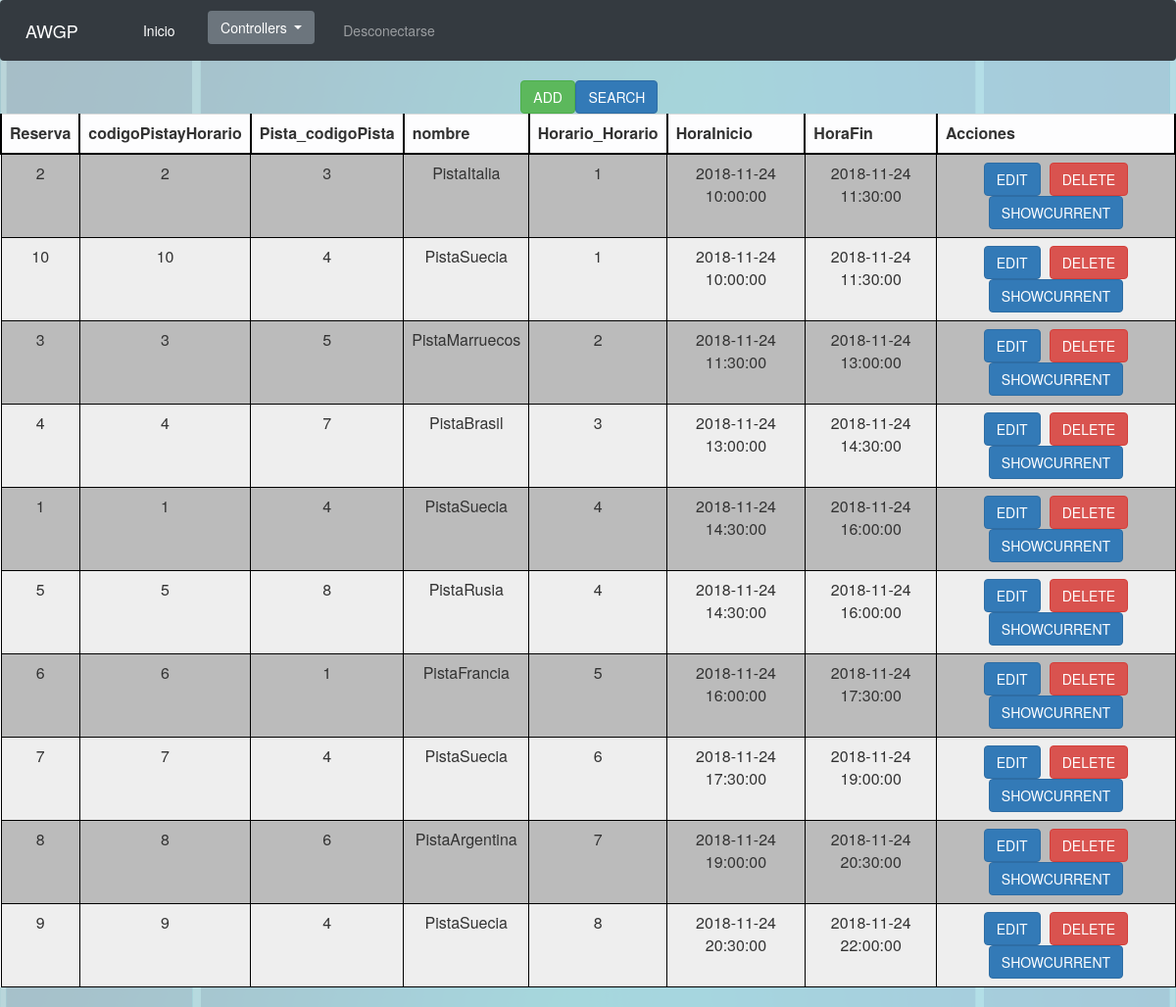
Page /Controllers/Controller_Reserva.php (signed in) on the committed database.
### tables this page shows
CREATE TABLE IF NOT EXISTS `Reserva` (
  `Reserva` INT NOT NULL AUTO_INCREMENT,
  `codigoPistayHorario` INT UNIQUE NOT NULL,
  `DNI_Deportista` VARCHAR(9) NOT NULL,
  PRIMARY KEY (`Reserva`),
  INDEX `fk_Reserva_Horario1_idx` (`codigoPistayHorario` ASC),
  INDEX `fk_Reserva_Deportista1_idx` (`DNI_Deportista` ASC),
  CONSTRAINT `fk_Reserva_codigoPistayHorario`
    FOREIGN KEY (`codigoPistayHorario`)
    REFERENCES `Pista_tiene_horario` (`codigoPistayHorario`)
    ON DELETE CASCADE
    ON UPDATE CASCADE,
  CONSTRAINT `fk_Reserva_Deportista1`
    FOREIGN KEY (`DNI_Deportista`)
    REFERENCES `Deportista` (`DNI`)
    ON DELETE CASCADE
    ON UPDATE CASCADE);

CREATE TABLE IF NOT EXISTS `Pista_tiene_horario` (
  `codigoPistayHorario` INT NOT NULL AUTO_INCREMENT,
  `Horario_Horario` INT NOT NULL,
  `Pista_codigoPista` INT NOT NULL,
  INDEX `fk_Pista_tiene_horario_Horario1_idx` (`Horario_Horario` ASC),
  INDEX `fk_Pista_tiene_horario_Pista1_idx` (`Pista_codigoPista` ASC),
  PRIMARY KEY (`codigoPistayHorario`),
  CONSTRAINT `fk_Pista_tiene_horario_Horario1`
    FOREIGN KEY (`Horario_Horario`)
    REFERENCES `Horario` (`Horario`)
    ON DELETE CASCADE
    ON UPDATE CASCADE,
  CONSTRAINT `fk_Pista_tiene_horario_Pista1`
    FOREIGN KEY (`Pista_codigoPista`)
    REFERENCES `Pista` (`codigoPista`)
    ON DELETE CASCADE
    ON UPDATE CASCADE,
  CONSTRAINT `pistayHorarioUnicos` 
    UNIQUE(`Horario_Horario`, `Pista_codigoPista`));

CREATE TABLE IF NOT EXISTS `Pista` (
  `codigoPista` INT NOT NULL AUTO_INCREMENT,
  `nombre` VARCHAR(45) NULL,
  PRIMARY KEY (`codigoPista`));

CREATE TABLE IF NOT EXISTS `Horario` (
  `Horario` INT NOT NULL AUTO_INCREMENT,
  `HoraInicio` DATETIME NULL,
  `HoraFin` DATETIME NULL,
  PRIMARY KEY (`Horario`));

### Views/Reserva/Reserva_SHOWALL.php (called while the page is built)
<?php
include '../Views/base/SHOWALL.php';
class Reserva_SHOWALL extends SHOWALL{
	function __construct($respuesta){
		$this->controlador = 'Controller_Reserva.php';
		$this->resultado = $respuesta;
		$this->toString();
	}
}
?>

### Modelos/Reserva.php (called while the page is built, shortened)
<?php
class Reserva{
	var $mysqli;
	function __construct($Reserva, $codigoPistayHorario, $DNI_Deportista){
		include_once '../Functions/ConectarBD.php';
		$this->mysqli = ConectarBD();
	}
	function SHOWALL(){
		$sql = "SELECT 	reserva.Reserva, pista_tiene_horario.codigoPistayHorario, pista_tiene_horario.Pista_codigoPista, pista.nombre, pista_tiene_horario.Horario_Horario, horario.HoraInicio,
							horario.HoraFin
						FROM reserva, pista_tiene_horario, horario, pista
						WHERE reserva.codigoPistayHorario = pista_tiene_horario.codigoPistayHorario
							AND pista_tiene_horario.Pista_codigoPista = pista.codigoPista
							AND pista_tiene_horario.Horario_Horario = horario.Horario;";
		$resultado = $this->mysqli->query($sql);
		if(!$resultado){
			return 'No se ha podido conectar con la BD';
		}else{
			return $resultado;
		}
	}
}
?>

### Functions/ConectarBD.php (called while the page is built, shortened)
<?php
function ConectarBD()
	{
	    $mysqli = new mysqli("localhost", "AWGPusr", "AWGPass", "awgp");
		return $mysqli;
	}
?>

### Views/base/SHOWALL.php (the view, shortened to what this page needs)
<?php
class SHOWALL{
	var $showEdit = true;
	var $showDelete = true;
	var $showShowcurrent = true;
	var $showAdd = true;
	var $showSearch = true;
	var $showAcciones = true;
	var $controlador;
	var $acciones = 'Acciones';
	var $resultado;
	function colorDe($num){
		if($num % 2 == 0){
			return "BBBBBB";
		}else{
			return "EEEEEE";
		}
	}
	function toString(){
		include '../Views/base/header.php';
		echo '<table align="center">';
			echo "<form id='AnadirBuscar' method='GET' action='"; echo $this->controlador; echo "'>";
			echo '<tr class="filaInvisible">';
				if($this->showAdd){
					echo '<td class="celdaInvisible">';
					echo "<input class='btn btn-success' type='submit' name='submit' value='ADD'/>";
					echo '</td>';
				}
				if($this->showSearch){
					echo '<td class="celdaInvisible">';
					echo "<input class='btn btn-primary' type='submit' name='submit' value='SEARCH'/>";
					echo '</td>';
				}
			echo '</tr>';
			echo '</form>';
		echo '</table>';
		echo '<table class="table table-light">';
			echo '<tr class="fila">';
				while($tituloColumna = $this->resultado->fetch_field()){
					echo '<th class="tituloColumna">';
						echo $tituloColumna->name;
					echo '</th>';
				}
				if($this->showAcciones){
					echo '<th class="tituloColumna">';
					echo $this->acciones;
					echo '</th>';
				}
			echo '</tr>';
			$num = 0;
			$numFila = 0;
			while($fila = $this->resultado->fetch_row()){
				echo "<form id='formularioOpcion"; echo $num; echo "' method='GET' action='"; echo $this->controlador; echo "'>";
				echo '<tr class="fila" bgcolor="' . $this->colorDe($numFila) . '">';
				for($i = 0; $i < sizeof($fila); $i++){
					echo '<td class="celda">';
					echo $fila[$i];
					echo '</td>';
				}
				if($this->showAcciones){
					echo '<td class="celda">';
						if($this->showEdit){
							echo "<input class='btn btn-primary' type='submit' name='submit' value='EDIT'/>";
						}
						if($this->showDelete){
							echo "<input class='btn btn-danger' type='submit' name='submit' value='DELETE'/>";
						}
						if($this->showShowcurrent){
							echo "<input class='btn btn-primary' type='submit' name='submit' value='SHOWCURRENT'/>";
						}
					echo '</td>';
				}
				echo '</tr>';
				$numFila++;
				echo '</form>';
				$num++;
			}
		echo '</table>';
		include '../Views/base/footer.php';
	}
}
?>

### Controllers/Controller_Reserva.php (shortened to what this page needs)
<?php
	include '../Modelos/Reserva.php';
	include '../Views/Reserva/Reserva_SHOWALL.php';
switch ($_REQUEST['submit']){
	case 'SHOWALL':
		$reserva = new Reserva('','','');
		$respuesta = $reserva->SHOWALL();
		new Reserva_SHOWALL($respuesta, '');
		break;
}
?>

### Views/base/header.php (shortened to what this page needs)
	<link href="/css/style.css" type="text/css" rel="stylesheet"  media="(min-width:380px)">
	<link rel="stylesheet" href="https://stackpath.bootstrapcdn.com/bootstrap/4.1.3/css/bootstrap.min.css">
	<link rel="stylesheet" type="text/css" href="//netdna.bootstrapcdn.com/bootstrap/3.1.1/css/bootstrap.min.css">
	<html>
		<header>
			<nav class="navbar navbar-expand-lg navbar-dark bg-dark">
				<a class="navbar-brand" href="#">AWGP</a>
				<div class="collapse navbar-collapse" id="navbarColor01">
				  <ul class="navbar-nav mr-auto">
					<li class="nav-item active">
					  <a class="nav-link" href="../index.php">Inicio<span class="sr-only">(current)</span></a>
					</li>
	<?php
	if(isset($_SESSION['rolAdmin']) && $_SESSION['rolAdmin']){
		?>
			<li class="nav-item">
				<div class="dropdown nav-link">
				  <button class="btn btn-secondary dropdown-toggle" type="button" id="dropdownMenuButtonController" data-toggle="dropdown" aria-haspopup="true" aria-expanded="false" style="vertical-align: middle">
					Controllers
				  </button>
				</div>
			</li>
			<li class="nav-item">
			  <a class="nav-link" href="../Functions/Desconectar.php">Desconectarse</a>
			</li>
		<?php
	}else if(isset($_SESSION['DNI'])){
		?>
			<li class="nav-item">
			  <a class="nav-link text-nowrap" href="../Controllers/Controller_Deportista.php?submit=PERFIL">Mi perfil</a>
			</li>
			<li class="nav-item">
				<div class="dropdown nav-link">
				  <button class="btn btn-secondary dropdown-toggle" type="button" id="dropdownMenuButtonRes" data-toggle="dropdown" aria-haspopup="true" aria-expanded="false" style="vertical-align: middle">
					Reservas
				  </button>
				  <div class="dropdown-menu" aria-labelledby="dropdownMenuButtonRes">
					  <a class="dropdown-item" href="../Controllers/Controller_Reserva.php">Reservar pista</a>
					  <a class="dropdown-item" href="../Controllers/Controller_Reserva.php?submit=VERRESERVAS">Mis reservas</a>
				  </div>
				</div>
			</li>
			<li class="nav-item">
				<div class="dropdown nav-link">
				  <button class="btn btn-secondary dropdown-toggle" type="button" id="dropdownMenuButtonClase" data-toggle="dropdown" aria-haspopup="true" aria-expanded="false" style="vertical-align: middle">
					Clases
				  </button>
				  <div class="dropdown-menu" aria-labelledby="dropdownMenuButtonClase">
					<?php
					if(isset($_SESSION['rolEntrenador']) && $_SESSION['rolEntrenador']){
						?>
						  <a class="dropdown-item" href="../Controllers/Controller_Clase.php">Agenda de clases</a>
						<?php
					}
					?>
				  	<a class="dropdown-item" href="../Controllers/Controller_Clase.php?submit=APUNTARSE">Apuntarse a clases</a>
					<a class="dropdown-item" href="../Controllers/Controller_Clase.php?submit=MISCLASES">Ver clases</a>
				  </div>
				</div>
			</li>
			<li class="nav-item">
			  <a class="nav-link text-nowrap" href="../Controllers/Controller_Pareja.php">Mis parejas</a>
			</li>
			<li class="nav-item">
				<div class="dropdown nav-link">
				  <button class="btn btn-secondary dropdown-toggle" type="button" id="dropdownMenuButtonCamp" data-toggle="dropdown" aria-haspopup="true" aria-expanded="false" style="vertical-align: middle">
					Campeonatos
				  </button>
				  <div class="dropdown-menu" aria-labelledby="dropdownMenuButtonCamp">
					  <a class="dropdown-item" href="../Controllers/Controller_Campeonato.php?submit=ESCOGERPAREJA">Inscribirse a un campeonato</a>
					  <a class="dropdown-item" href="../Controllers/Controller_Campeonato.php?submit=SHOWALLFORUSER">Ver Campeonatos</a>
				  </div>
				</div>
			</li>
			<li class="nav-item">
			  <a class="nav-link text-nowrap" href="../Functions/Desconectar.php">Desconectarse</a>
			</li>
		<?php
	}else{
	}
?>
		  </ul>
		</div>
	</nav>
</header>
<body>

### Views/base/footer.php (shortened to what this page needs)
	</body>
</html>

### css/style.css (style rules this page uses)
.btn { margin-left: 2%; margin-right: 2%; }
.nav-item { margin-left: 8%; }
html { font: Arial; }
body { background-image: url(../img/padel.png); background-size: contain; }
th { text-align: center; }
.tituloColumna { border-top: 2px solid black; border-right: 2px solid black; border-left: 2px solid black; border-bottom: 2px solid black; }
.celda { text-align: center; border: 1px solid black; padding-top: 3; padding-bottom: 3; padding-left: 10; padding-right: 10; }

### rows in the picture
reserva: Reserva "2", codigoPistayHorario.codigoPistayHorario "2", codigoPistayHorario.Pista_codigoPista "3", pista.nombre "PistaItalia", codigoPistayHorario.Horario_Horario "1", horario.HoraInicio "2018-11-24 10:00:00", horario.HoraFin "2018-11-24 11:30:00"
reserva: Reserva "10", codigoPistayHorario.codigoPistayHorario "10", codigoPistayHorario.Pista_codigoPista "4", pista.nombre "PistaSuecia", codigoPistayHorario.Horario_Horario "1", horario.HoraInicio "2018-11-24 10:00:00", horario.HoraFin "2018-11-24 11:30:00"
reserva: Reserva "3", codigoPistayHorario.codigoPistayHorario "3", codigoPistayHorario.Pista_codigoPista "5", pista.nombre "PistaMarruecos", codigoPistayHorario.Horario_Horario "2", horario.HoraInicio "2018-11-24 11:30:00", horario.HoraFin "2018-11-24 13:00:00"
reserva: Reserva "4", codigoPistayHorario.codigoPistayHorario "4", codigoPistayHorario.Pista_codigoPista "7", pista.nombre "PistaBrasil", codigoPistayHorario.Horario_Horario "3", horario.HoraInicio "2018-11-24 13:00:00", horario.HoraFin "2018-11-24 14:30:00"
reserva: Reserva "1", codigoPistayHorario.codigoPistayHorario "1", codigoPistayHorario.Pista_codigoPista "4", pista.nombre "PistaSuecia", codigoPistayHorario.Horario_Horario "4", horario.HoraInicio "2018-11-24 14:30:00", horario.HoraFin "2018-11-24 16:00:00"
reserva: Reserva "5", codigoPistayHorario.codigoPistayHorario "5", codigoPistayHorario.Pista_codigoPista "8", pista.nombre "PistaRusia", codigoPistayHorario.Horario_Horario "4", horario.HoraInicio "2018-11-24 14:30:00", horario.HoraFin "2018-11-24 16:00:00"
reserva: Reserva "6", codigoPistayHorario.codigoPistayHorario "6", codigoPistayHorario.Pista_codigoPista "1", pista.nombre "PistaFrancia", codigoPistayHorario.Horario_Horario "5", horario.HoraInicio "2018-11-24 16:00:00", horario.HoraFin "2018-11-24 17:30:00"
reserva: Reserva "7", codigoPistayHorario.codigoPistayHorario "7", codigoPistayHorario.Pista_codigoPista "4", pista.nombre "PistaSuecia", codigoPistayHorario.Horario_Horario "6", horario.HoraInicio "2018-11-24 17:30:00", horario.HoraFin "2018-11-24 19:00:00"
reserva: Reserva "8", codigoPistayHorario.codigoPistayHorario "8", codigoPistayHorario.Pista_codigoPista "6", pista.nombre "PistaArgentina", codigoPistayHorario.Horario_Horario "7", horario.HoraInicio "2018-11-24 19:00:00", horario.HoraFin "2018-11-24 20:30:00"
reserva: Reserva "9", codigoPistayHorario.codigoPistayHorario "9", codigoPistayHorario.Pista_codigoPista "4", pista.nombre "PistaSuecia", codigoPistayHorario.Horario_Horario "8", horario.HoraInicio "2018-11-24 20:30:00", horario.HoraFin "2018-11-24 22:00:00"

### other values in the picture
$tituloColumna->name "Reserva"
$tituloColumna->name "codigoPistayHorario"
$tituloColumna->name "Pista_codigoPista"
$tituloColumna->name "nombre"
$tituloColumna->name "Horario_Horario"
$tituloColumna->name "HoraInicio"
$tituloColumna->name "HoraFin"
$this->acciones "Acciones"
